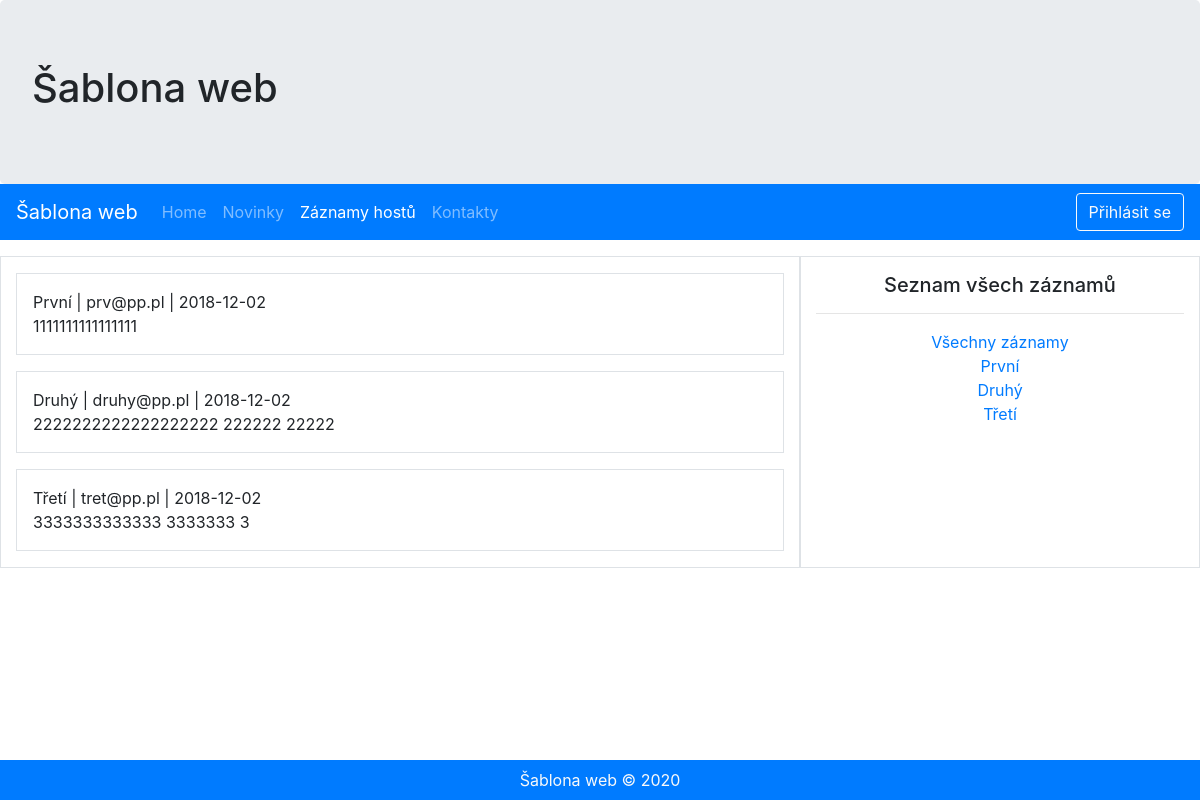
The app's page /visitors.php with its own data.
### tables this page shows
CREATE TABLE `zaznamy_hostu` (
  `id` int(11) NOT NULL,
  `datum` date NOT NULL,
  `prezdivka` varchar(250) NOT NULL,
  `email` varchar(250) NOT NULL,
  `text` text NOT NULL
);

### includes/Database.php (called while the page is built)
<?php
class Database {
  private static $instance;
  private $connection;
  private $hostname = 'localhost';
  private $username = 'root';
  private $password = 'root';
  private $database = 'mujweb';
  private function __construct() {
    try {
      $this->connection = new PDO('mysql:host=' . $this->hostname . ';dbname='
        . $this->database, $this->username, $this->password);
    } catch (PDOException $exception) {
      echo 'Failed to establish connection: ' . $exception->getMessage();
    }
  }
  public static function getInstance() {
    if (self::$instance == NULL) {
      self::$instance = new Database();
    }
    return self::$instance;
  }
  public function getConnection() {
    return $this->connection;
  }
}

### visitors.php (the view, shortened to what this page needs)
<!doctype html>
<html lang="en">
<head>
  <?php include 'includes/head.inc.php' ?>
</head>
<body>
<?php include 'includes/header.inc.php' ?>
<?php include 'includes/navigation.inc.php' ?>
<div class="container-fluid">
	<div class="row mt-3">
		<div class="col-8 border">
          <?php
          $statement = Database::getInstance()
            ->getConnection()
            ->prepare('SELECT * FROM zaznamy_hostu');
          $statement->execute();
          $result = $statement->fetchAll();
          if (!isLoggedIn()) {
            if (!isset($_GET['individual'])) {
              foreach ($result as $item) {
                printHostZaznam($item['datum'], $item['prezdivka'],
                  $item['email'], $item['text']);
              }
            }
          }
          ?>
		</div>
		<div class="col-4 border text-center">
			<h5 class="mt-3">Seznam všech záznamů</h5>
			<hr>
			<a href="visitors.php">Všechny záznamy</a><br>
          <?php
          foreach ($result as $item) {
            echo '<a href="?individual=' . $item['id'] . '">'
              . $item['prezdivka']
              . '</a><br>';
          }
          ?>
		</div>
	</div>
</div>
<?php include 'includes/footer.inc.php' ?>
</body>
</html>

### includes/functions.inc.php (shortened to what this page needs)
<?php
function active($page) {
  if (basename($_SERVER['SCRIPT_FILENAME']) == $page) {
    echo 'active';
  }
}
function isLoggedIn() {
  return !empty($_SESSION['loggedIn']);
}
function printHostZaznam($date, $author, $email, $text) {
  echo '<div class="border my-3 p-3">'
    . '<div class="text-left">'
    . $author . ' | '
    . $email . ' | '
    . $date
    . '</div>'
    . $text
    . '</div>';
}

### records on screen
zaznamy_hostu: prezdivka "První", email "prv@pp.pl", datum "2018-12-02", text "1111111111111111"
zaznamy_hostu: prezdivka "Druhý", email "druhy@pp.pl", datum "2018-12-02", text "2222222222222222222 222222 22222"
zaznamy_hostu: prezdivka "Třetí", email "tret@pp.pl", datum "2018-12-02", text "3333333333333 3333333 3"

### other values on screen
getConfig('site_name') "Šablona web"
